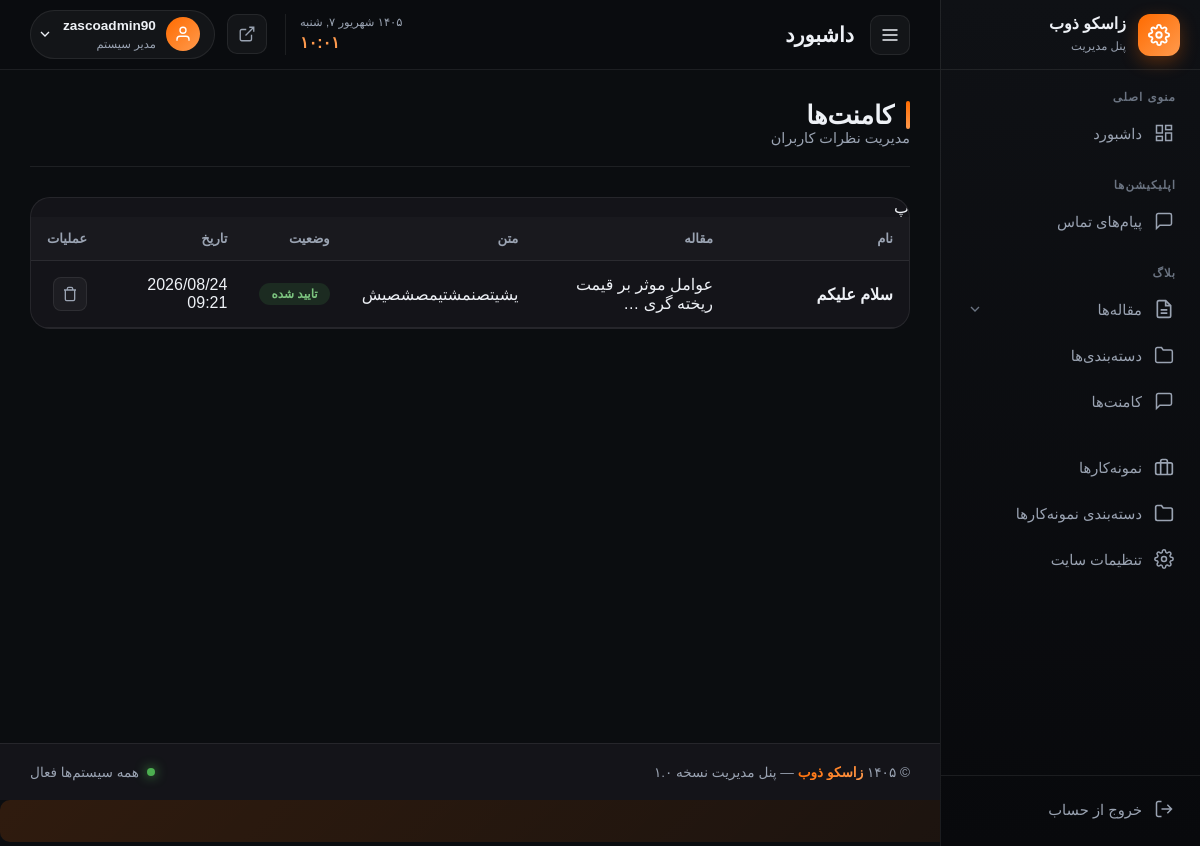
Page /zasco-admin-x9k2p/blog/comments/ (signed in) on the earlier database version.
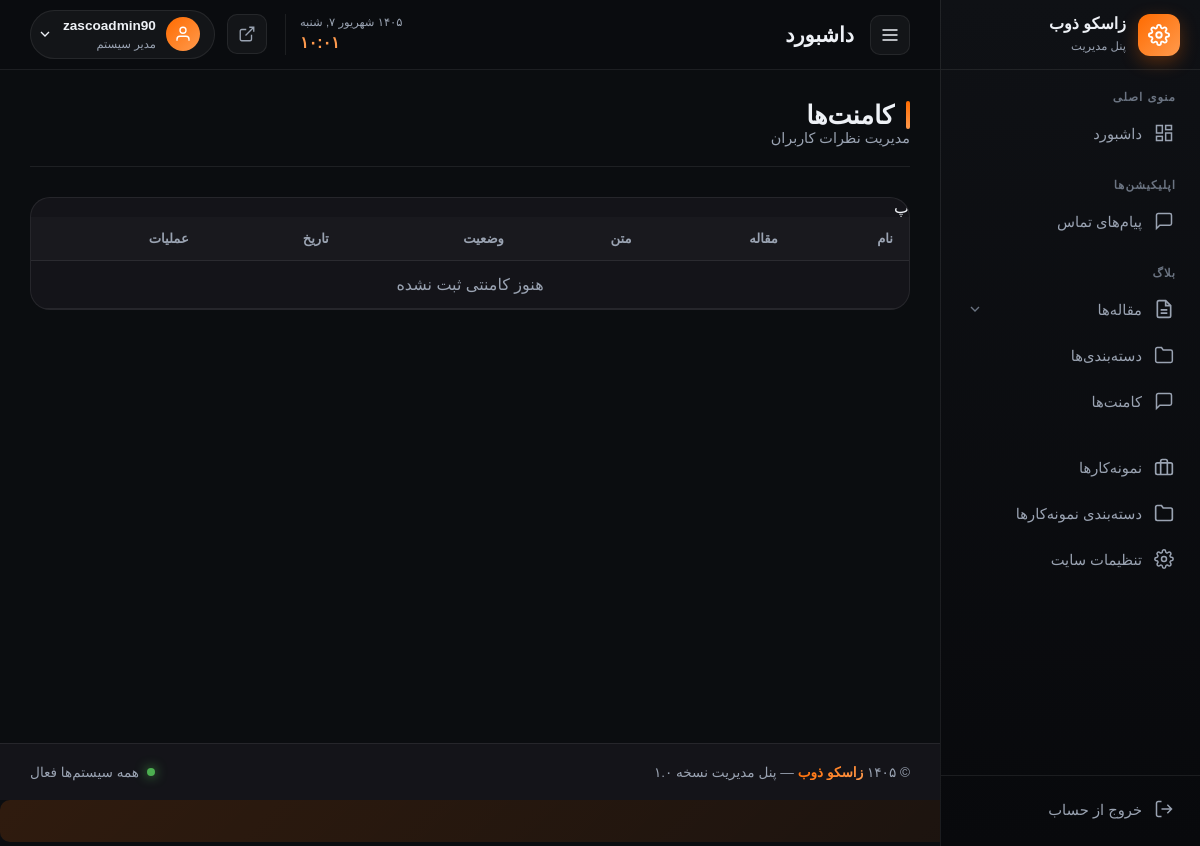
Same page on the later database version.
### blog/models.py (models this page shows, shortened)
class Comment(SoftDeleteModel):
    post = models.ForeignKey(Post, verbose_name='مقاله', on_delete=models.CASCADE, related_name='comments')
    name = models.CharField('نام', max_length=100)
    text = models.TextField('متن کامنت')
    likes = models.PositiveIntegerField('لایک', default=0)
    dislikes = models.PositiveIntegerField('دیسلایک', default=0)
    approved = models.BooleanField('تایید شده', default=False)
    created = models.DateTimeField('تاریخ ثبت', auto_now_add=True)
    published_at = models.DateTimeField('تاریخ انتشار', null=True, blank=True)
    class Meta:
        verbose_name = 'کامنت'
        verbose_name_plural = 'کامنت‌ها'
        ordering = ['-created']

class Post(SoftDeleteModel):
    title = models.CharField('عنوان مقاله', max_length=200)
    slug = models.SlugField('اسلاگ', max_length=220, unique=True, allow_unicode=True, blank=True)
    excerpt = models.TextField('چکیده', blank=True)
    content = models.TextField('متن مقاله')
    featured_image = models.ImageField('تصویر شاخص', upload_to='blog/%Y/%m/')
    category = models.ForeignKey(Category, verbose_name='دسته‌بندی', on_delete=models.SET_NULL,
        null=True, blank=True, related_name='posts')
    read_time = models.PositiveIntegerField('زمان تقریبی خواندن (دقیقه)', default=1)
    views = models.PositiveIntegerField('بازدیدها', default=0)
    likes = models.PositiveIntegerField('لایک‌ها', default=0)
    published = models.BooleanField('منتشر شده', default=False)
    publish_date = models.DateTimeField('تاریخ انتشار', null=True, blank=True)
    updated = models.DateTimeField('تاریخ به‌روزرسانی', auto_now=True)
    created = models.DateTimeField('تاریخ ایجاد', auto_now_add=True)
    class Meta:
        verbose_name = 'مقاله'
        verbose_name_plural = 'مقالات'
        ordering = ['-publish_date', '-created']

### panel/views.py (the view)
# urls.py: path('blog/comments/', views.blog_comment_list, name='blog_comment_list'),
@login_required
def blog_comment_list(request):
    if not request.user.is_staff:
        return redirect('panel:login')
    comments = Comment.objects.select_related('post').order_by('-created')
    paginator = Paginator(comments, 10)
    comments = paginator.get_page(request.GET.get('page'))
    return render(request, 'main_pages/blog/comment_list.html', {'comments': comments})

### main/context_processors.py (called while the page is built)
def site_settings(request):
    return {'site': SiteSetting.load()}

### main/models.py (called while the page is built)
    def get_queryset(self):
        return super().get_queryset().filter(is_deleted=False)

    @classmethod
    def load(cls):
        obj, _ = cls.objects.get_or_create(pk=1)
        return obj

### panel/context_processors.py (called while the page is built)
def panel_badges(request):
    if not (request.user.is_authenticated and request.user.is_staff):
        return {}
    return {
        'pending_comments': Comment.objects.filter(approved=False, is_deleted=False).count(),
    }

### panel/templates/main_pages/blog/comment_list.html (shortened to what this page needs)
{% extends 'layouts/panel_base.html' %}
{% block content %}
<div class="page-header">
    <div>
        <h1 class="page-title">کامنت‌ها</h1>
        <p class="page-subtitle">مدیریت نظرات کاربران</p>
    </div>
</div>
<div class="card">
    <div class="table-responsive">پ
        <table class="data-table">
            <thead>
                <tr>
                    <th>نام</th>
                    <th>مقاله</th>
                    <th>متن</th>
                    <th>وضعیت</th>
                    <th>تاریخ</th>
                    <th>عملیات</th>
                </tr>
            </thead>
            <tbody>
                {% for c in comments %}
                <tr data-id="{{ c.id }}">
                    <td><strong>{{ c.name }}</strong></td>
                    <td>{{ c.post.title|truncatechars:30 }}</td>
                    <td>{{ c.text|truncatechars:50 }}</td>
                    <td>
                        {% if c.approved %}
                        <span class="badge badge-success">تایید شده</span>
                        {% else %}
                        <span class="badge badge-warning">در انتظار</span>
                        {% endif %}
                    </td>
                    <td>{{ c.created|date:"Y/m/d H:i" }}</td>
                    <td>
                        <button class="btn-icon danger delete-btn" data-id="{{ c.id }}" title="حذف">
                            <svg viewBox="0 0 24 24" fill="none" stroke="currentColor" stroke-width="2">
                                <polyline points="3 6 5 6 21 6" />
                                <path
                                    d="M19 6v14a2 2 0 0 1-2 2H7a2 2 0 0 1-2-2V6m3 0V4a2 2 0 0 1 2-2h4a2 2 0 0 1 2 2v2" />
                            </svg>
                        </button>
                    </td>
                </tr>
                {% empty %}
                <tr>
                    <td colspan="6" class="text-center">هنوز کامنتی ثبت نشده</td>
                </tr>
                {% endfor %}
            </tbody>
        </table>
    </div>
</div>
{% endblock %}

Differences in the rows shown:
removed Comment: name "سلام علیکم", post "عوامل موثر بر قیمت ریخته گری …", text "یشیتصنمشتیمصشصیش", approved "تایید شده", created "2026/08/24 09:21"
Other differences:
text now shown: "هنوز کامنتی ثبت نشده"
